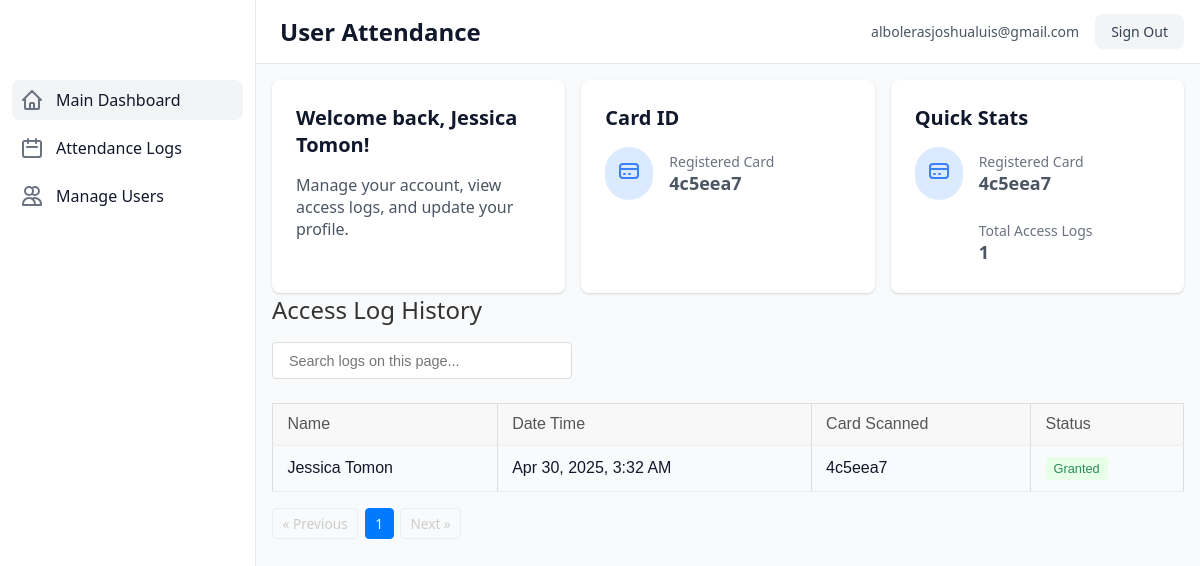
/admin-view-user.php?id=106 (signed in), run on the app's committed database.
### tables this page shows
CREATE TABLE `users` (
  `user_id` int NOT NULL,
  `first_name` varchar(50) NOT NULL,
  `last_name` varchar(50) NOT NULL,
  `email` varchar(100) DEFAULT NULL,
  `password` varchar(255) DEFAULT NULL,
  `role` varchar(50) DEFAULT NULL,
  `is_active` tinyint(1) NOT NULL DEFAULT '1',
  `created_at` timestamp NULL DEFAULT CURRENT_TIMESTAMP,
  `updated_at` timestamp NULL DEFAULT CURRENT_TIMESTAMP ON UPDATE CURRENT_TIMESTAMP
);

CREATE TABLE `rfidcards` (
  `card_id` varchar(50) NOT NULL,
  `user_id` int NOT NULL,
  `is_active` tinyint(1) NOT NULL DEFAULT '1',
  `issued_at` timestamp NULL DEFAULT CURRENT_TIMESTAMP,
  `revoked_at` timestamp NULL DEFAULT NULL
);

CREATE TABLE `accesslogs` (
  `log_id` int NOT NULL,
  `user_id` int DEFAULT NULL,
  `face_recognized` tinyint(1) DEFAULT NULL,
  `rfid_scanned` varchar(50) DEFAULT NULL,
  `access_granted` tinyint(1) NOT NULL,
  `timestamp` timestamp NULL DEFAULT CURRENT_TIMESTAMP,
  `confidence_score` float DEFAULT NULL,
  `device_id` varchar(50) DEFAULT NULL
);

### admin-view-user.php (the view, shortened to what this page needs)
<?php
include("db_config.php");
$user_id = (int) $_GET['id'];
$conn = mysqli_connect($host, $user, $pass, $db);
$stmt_user = mysqli_prepare($conn, "SELECT * FROM users WHERE user_id = ?");
mysqli_stmt_bind_param($stmt_user, "i", $user_id);
mysqli_stmt_execute($stmt_user);
$result_user = mysqli_stmt_get_result($stmt_user);
$userinfo = mysqli_fetch_assoc($result_user);
$card_id = null;
$stmt_card = mysqli_prepare($conn, "SELECT card_id FROM rfidcards WHERE user_id = ?");
mysqli_stmt_bind_param($stmt_card, "i", $user_id);
mysqli_stmt_execute($stmt_card);
$result_card = mysqli_stmt_get_result($stmt_card);
if ($row_card = mysqli_fetch_assoc($result_card)) {
    $card_id = $row_card['card_id'];
}
$limit = 10;
$page = (isset($_GET['page']) && is_numeric($_GET['page'])) ? (int)$_GET['page'] : 1;
$offset = ($page - 1) * $limit;
$stmt_total = mysqli_prepare($conn, "SELECT COUNT(*) as total FROM accesslogs WHERE user_id = ? AND access_granted = 1");
mysqli_stmt_bind_param($stmt_total, "i", $user_id);
mysqli_stmt_execute($stmt_total);
$result_total = mysqli_stmt_get_result($stmt_total);
$total_records = mysqli_fetch_assoc($result_total)['total'] ?? 0;
$total_pages = ceil($total_records / $limit);
$stmt_logs = mysqli_prepare($conn, "
    SELECT l.*, u.first_name, u.last_name
    FROM accesslogs l
    LEFT JOIN users u ON l.user_id = u.user_id
    WHERE l.user_id = ? AND l.access_granted = 1
    ORDER BY l.timestamp DESC
    LIMIT ? OFFSET ?
");
mysqli_stmt_bind_param($stmt_logs, "iii", $user_id, $limit, $offset);
mysqli_stmt_execute($stmt_logs);
$result_logs = mysqli_stmt_get_result($stmt_logs);
?>
<!DOCTYPE html>
<html lang="en">
<head>
    <link rel="stylesheet" href="./styles/style.css">
    <link rel="stylesheet" href="./styles/user-dashboard.css">
</head>
<body>
    <div class="dashboard-layout" id="dashboard-layout">
        <nav class="navbar">
            <div class="navbar-content">
                <div class="navbar-left">
                    <span class="dashboard-title">User Attendance</span>
                </div>
                <div class="navbar-right">
                    <div class="user-info">
                        <span class="user-email" id="user-email"><?= htmlspecialchars($email) ?></span>
                        <a class="signout-button" id="signout-button" href="logout.php">Sign Out</a>
                    </div>
                </div>
            </div>
        </nav>
        <aside class="sidebar" id="sidebar">
            <div class="sidebar-content">
                <ul class="sidebar-nav">
                    <li>
                        <a href="./admin-dashboard.php" class="nav-link active">
                            <svg fill="none" stroke="currentColor" viewBox="0 0 24 24">
                                <path stroke-linecap="round" stroke-linejoin="round" stroke-width="2" d="M3 12l2-2m0 0l7-7 7 7M5 10v10a1 1 0 001 1h3m10-11l2 2m-2-2v10a1 1 0 01-1 1h-3m-6 0a1 1 0 001-1v-4a1 1 0 011-1h2a1 1 0 011 1v4a1 1 0 001 1m-6 0h6" />
                            </svg>
                            <span>Main Dashboard</span>
                        </a>
                    </li>
                    <li>
                        <a href="./attendance-dashboard.php" class="nav-link ">
                            <svg fill="none" stroke="currentColor" viewBox="0 0 24 24">
                                <path stroke-linecap="round" stroke-linejoin="round" stroke-width="2" d="M8 7V3m8 4V3m-9 8h10M5 21h14a2 2 0 002-2V7a2 2 0 00-2-2H5a2 2 0 00-2 2v12a2 2 0 002 2z" />
                            </svg> <span>Attendance Logs</span>
                        </a>
                    </li>
                    <li>
                        <a href="./manage-users.php" class="nav-link">
                            <svg fill="none" stroke="currentColor" viewBox="0 0 24 24">
                                <path stroke-linecap="round" stroke-linejoin="round" stroke-width="2" d="M12 4.354a4 4 0 110 5.292M15 21H3v-1a6 6 0 0112 0v1zm0 0h6v-1a6 6 0 00-9-5.197M13 7a4 4 0 11-8 0 4 4 0 018 0z" />
                            </svg>
                            <span>Manage Users</span>
                        </a>
                    </li>
                </ul>
            </div>
        </aside>
        <main class="main-content" id="main-content">
            <div class="main-content-inner">
                <div class="content-grid">
                    <div class="card">
                        <h2>Welcome back, <?= htmlspecialchars($userinfo['first_name'].' '.$userinfo['last_name']) ?>!</h2>
                        <p>Manage your account, view access logs, and update your profile.</p>
                    </div>
                    <div class="card">
                        <h2>Card ID</h2>
                        <div class="stats-item">
                            <div class="stats-icon-wrapper">
                                <svg fill="none" stroke="currentColor" viewBox="0 0 24 24" xmlns="http://www.w3.org/2000/svg">
                                    <path stroke-linecap="round" stroke-linejoin="round" stroke-width="2" d="M3 10h18M7 15h1m4 0h1m-7 4h12a3 3 0 003-3V8a3 3 0 00-3-3H6a3 3 0 00-3 3v8a3 3 0 003 3z"></path>
                                </svg>
                            </div>
                            <div class="stats-text">
                                <p>Registered Card</p>
                                <p><?= $card_id ? htmlspecialchars($card_id) : 'Not Registered' ?></p>
                            </div>
                        </div>
                    </div>
                    <div class="card">
                        <h2>Quick Stats</h2>
                        <div class="stats-item">
                            <div class="stats-icon-wrapper">
                                <svg fill="none" stroke="currentColor" viewBox="0 0 24 24" xmlns="http://www.w3.org/2000/svg">
                                    <path stroke-linecap="round" stroke-linejoin="round" stroke-width="2" d="M3 10h18M7 15h1m4 0h1m-7 4h12a3 3 0 003-3V8a3 3 0 00-3-3H6a3 3 0 00-3 3v8a3 3 0 003 3z"></path>
                                </svg>
                            </div>
                            <div class="stats-text">
                                <p>Registered Card</p>
                                <p><?= $card_id ? htmlspecialchars($card_id) : 'Not Registered' ?></p>
                            </div>
                        </div>
                        <div class="stats-item" style="margin-top: 1rem;">
                            <div class="stats-icon-wrapper" style="background-color: var(--bg-green-100);">
                                <svg class="w-6 h-6" fill="none" stroke="var(--text-green-500)" viewBox="0 0 24 24" xmlns="http://www.w3.org/2000/svg">
                                    <path stroke-linecap="round" stroke-linejoin="round" stroke-width="2" d="M12 8v4l3 3m6-3a9 9 0 11-18 0 9 9 0 0118 0z"></path>
                                </svg>
                            </div>
                            <div class="stats-text">
                                <p>Total Access Logs</p>
                                <p><?= $total_records ?></p>
                            </div>
                        </div>
                    </div>
                </div>
                <div class="table-container table-responsive">
                    <h2>Access Log History</h2>
                    <div class="table-controls">
                        <input type="text" id="searchInput" class="search-input" placeholder="Search logs on this page...">
                    </div>
                    <table>
                        <thead>
                            <tr>
                                <th>Name</th>
                                <th>Date Time</th>
                                <th>Card Scanned</th>
                                <th>Status</th>
                            </tr>
                        </thead>
                        <tbody id="logTableBody">
                            <?php
                            if (mysqli_num_rows($result_logs) > 0) {
                                while ($row = mysqli_fetch_assoc($result_logs)) {
                                    $display_name = (isset($row['first_name']) && isset($row['last_name'])) ? htmlspecialchars($row['first_name'] . ' ' . $row['last_name']) : 'Unknown User';
                                    $timestamp_raw = $row['timestamp'];
                                    $rfid_scanned = $row['rfid_scanned'] == "" ? "No Card Scanned" : $row['rfid_scanned'];
                                    $access_granted = $row['access_granted'];
                                    $timestamp = date("M j, Y, g:i A", strtotime($timestamp_raw));
                                    $status_text = '';
                                    $status_class = '';
                                    if ($access_granted == 1) {
                                        $status_text = 'Granted';
                                        $status_class = 'status-granted';
                                    } elseif ($access_granted == 0) {
                                        $status_text = 'Denied';
                                        $status_class = 'status-denied';
                                    } else {
                                        $status_text = 'Unknown';
                                        $status_class = 'status-unknown';
                                    }
                                    echo <<<HTML
                                            <tr>
                                                <td>{$display_name}</td>
                                                <td>{$timestamp}</td>
                                                <td>{$rfid_scanned}</td>
                                                <td><span class="status {$status_class}">{$status_text}</span></td>
                                            </tr>
                                        HTML;
                                }
                            } else {
                                echo '<tr><td colspan="5" style="text-align: center; padding: 1rem;">No access logs found.</td></tr>';
                            }
                            ?>
                        </tbody>
                    </table>
                    <div class="pagination">
                        <?php if ($page > 1) : ?>
                            <a href="?page=<?= $page - 1 ?>">&laquo; Previous</a>
                        <?php else: ?>
                            <span class="disabled">&laquo; Previous</span>
                        <?php endif; ?>
                        <?php
                        $range = 2;
                        for ($i = 1; $i <= $total_pages; $i++) {
                            if ($i == 1 || $i == $total_pages || ($i >= $page - $range && $i <= $page + $range)) {
                                if ($i == $page) {
                                    echo '<span class="current-page">' . $i . '</span>';
                                } else {
                                    echo '<a href="?page=' . $i . '">' . $i . '</a>';
                                }
                            } elseif (($i == $page - $range - 1) || ($i == $page + $range + 1)) {
                                echo '<span>...</span>';
                            }
                        }
                        ?>
                        <?php if ($page < $total_pages) : ?>
                            <a href="?page=<?= $page + 1 ?>">Next &raquo;</a>
                        <?php else: ?>
                            <span class="disabled">Next &raquo;</span>
                        <?php endif; ?>
                    </div>
                </div>
            </div>
        </main>
    </div>
</body>
</html>

### data on the page
users: first_name+last_name "Jessica Tomon"
rfidcards: card_id "4c5eea7"
accesslogs: user.last_name "Jessica Tomon", timestamp "Apr 30, 2025, 3:32 AM", rfid_scanned "4c5eea7", access_granted "Granted"

### other printed values
$email "albolerasjoshualuis@gmail.com"
$total_records "1"
